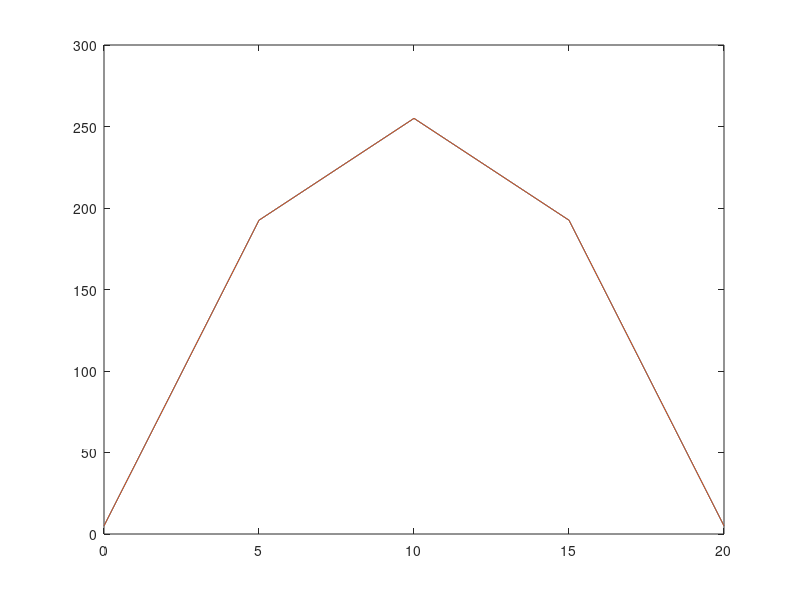

Write the MATLAB code that produced this figure.
clear all
close all
clc

%numerical analysis
time = input("Enter total time duration: ");
time_step = input("Enter time step value: ");
no_of_steps = abs(time/time_step);
i_temp_A = input("Enter initial left hand temperature: ");
i_temp_B = input("Enter initial right hand temperature: ");
temp_A = input("Enter left side temp (boundary cond.): ");
temp_B = input("Enter right side temp (boundary cond.): ");
alpha = input("Enter alpha value: ");

%Time t=0
length = input("Enter length of rod: ");
l = input("Enter number of points: ");
val = length/(l-1);
A = zeros(l,l);
for i = 1:l
    for j = 1:l
        if ((i==1)&&(j==1))||((i==l)&&(j==l))
            A(i,j)=1;
        else
            if(i==j)
                A(i,j)=-2;
            elseif((j==i-1)||(j==i+1))&&((i~=1)&&(i~=l))
                A(i,j)=1;
            end

        end
    end
end
delx = zeros(l-1,1);

choice1 = input("Enter 1 for uniform grid size, 2 for non uniform grid size: ");
if choice1 == 1
   for i = 1:l-1
     delx(i) = val;
   end
else 
   for i = 1:l-1
     delx(i) = input("Enter interval values: ");
   end
end

qdot_k = input("Enter source magnitude by K value: ");
%disp(delx);
lenarr = zeros(l,1);
sum1 = 0;
for i = 1:(l-1)
    lenarr(i) = sum1;
    sum1 = sum1 + delx(i);
end
lenarr(l) = sum1;
%disp(lenarr);
R = zeros(l,1);

R(1) = i_temp_A;
R(l) = i_temp_B;
for i=2:(l-1)
    R(i) = -qdot_k*(delx(i-1))^2;
end
%disp(R);
Temp = A\R;
%disp(Temp);
plot(lenarr,Temp)
hold on

%Next time steps
for t = time_step:time_step:time
    store_Temp = Temp;
    R = zeros(l,1);
    R(1) = temp_A;
    R(l) = temp_B;
    A = zeros(l,l);
    for i = 1:l
        for j = 1:l
            if ((i==1)&&(j==1))||((i==l)&&(j==l))
                A(i,j)=1;
            else
                if(i==j)
                    A(i,j)=2 + (val^2)/(alpha*time_step);
                elseif((j==i-1)||(j==i+1))&&((i~=1)&&(i~=l))
                    A(i,j)=-1;
                end
            end
        end
    end
    for i=2:(l-1)
        R(i) = store_Temp(i)*(val^2/(alpha*time_step)) + qdot_k*(delx(i-1))^2;
    end
    Temp = A\R;
    %disp(Temp)
    plot(lenarr,Temp)
    hold on
end
hold off